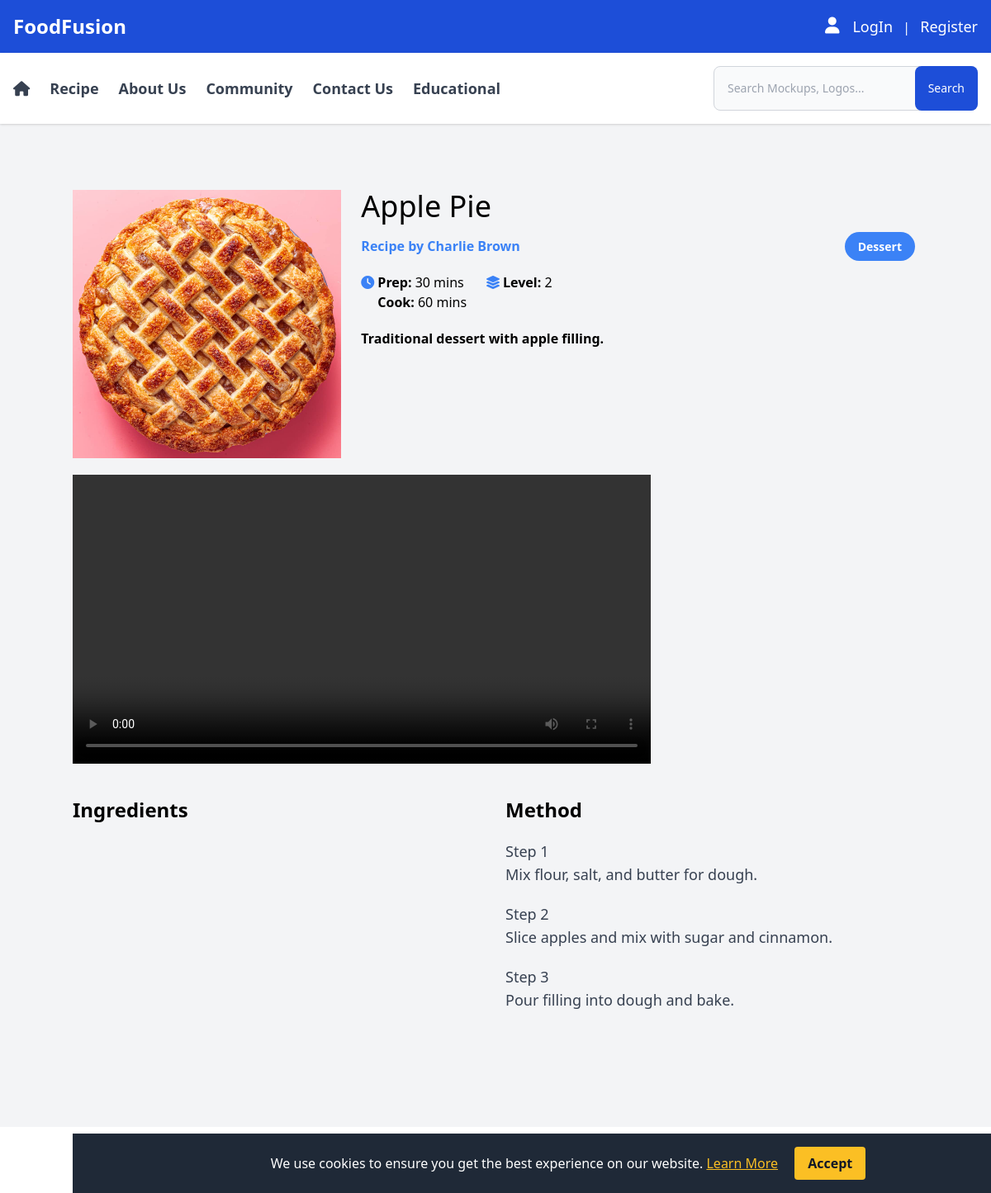
Page /recipes-details.php?id=6 on the committed database.
### tables this page shows
CREATE TABLE `recipes` (
  id INT(11) PRIMARY KEY AUTO_INCREMENT,
  user_id INT(11),
  image VARCHAR(500),
  recipe_name VARCHAR(500),
  description VARCHAR(500),
  preparation_time INT(11),
  cooking_time INT(11),
  instructions TEXT,
  tip VARCHAR(500),
  level INT(11) comment '1.easy 2.medium 3.hard',
  view_count BIGINT UNSIGNED DEFAULT 0,
  created_at TIMESTAMP DEFAULT CURRENT_TIMESTAMP,
  updated_at TIMESTAMP DEFAULT CURRENT_TIMESTAMP ON UPDATE CURRENT_TIMESTAMP,
  deleted_at TIMESTAMP NULL,
  FOREIGN KEY (user_id) REFERENCES user(id)
);

CREATE TABLE `user` (
  id INT(11) PRIMARY KEY AUTO_INCREMENT,
  first_name VARCHAR(500),
  last_name VARCHAR(500),
  password VARCHAR(500),
  email VARCHAR(500),
  phone VARCHAR(500),
  failed_attempts INT DEFAULT 0,
  lockout_until TIMESTAMP NULL DEFAULT NULL,
  created_at TIMESTAMP DEFAULT CURRENT_TIMESTAMP,
  updated_at TIMESTAMP DEFAULT CURRENT_TIMESTAMP ON UPDATE CURRENT_TIMESTAMP,
  deleted_at TIMESTAMP NULL
);

### recipes-details.php (the view, shortened to what this page needs)
<?php
include 'db.php';
$recipeId = isset($_GET['id']) ? intval($_GET['id']) : 0;
$recipeDetailsQuery = <<<QUERY
        SELECT
            r.id AS recipe_id,
            r.recipe_name,
            r.description,
            r.preparation_time,
            r.cooking_time,
            r.instructions,
            r.tip,
            r.level,
            r.image,
            u.first_name,
            u.last_name,
            CONCAT('[',
                GROUP_CONCAT(DISTINCT
                CONCAT('{\"id\":', c.id, ',\"name\":\"', c.name, '\"}')
            ), ']') AS categories,
            CONCAT('[', GROUP_CONCAT(
                DISTINCT CONCAT('{\"id\":', i.id, ',\"name\":\"', REPLACE(i.name, '\"', '\"'), '\",\"unit\":\"', i.unit, '\"}')
                ORDER BY i.id
            ), ']') AS ingredients,
            CONCAT('[', GROUP_CONCAT(
                DISTINCT CONCAT('{\"id\":', rs.id, ',\"step_name\":\"', REPLACE(rs.step_name, '\"', '\"'), '\",\"step_desc\":\"', REPLACE(rs.step_desc, '\"', '\"'), '\",\"sorting\":', rs.sorting, '}')
                ORDER BY rs.sorting
            ), ']') AS steps
        FROM
            recipes r
        LEFT JOIN recipes_category rc ON rc.recipe_id = r.id
        LEFT JOIN category c ON c.id = rc.category_id
        LEFT JOIN recipe_ingredients ri ON ri.recipe_id = r.id
        LEFT JOIN ingredients i ON i.id = ri.ingredients_id
        LEFT JOIN recipe_steps rs ON rs.recipe_id = r.id
        LEFT JOIN user u on u.id = r.user_id
        WHERE
            r.id = $recipeId
        GROUP BY
            r.id;
QUERY;
$recipeResult = $conn->query($recipeDetailsQuery);
if ($recipeResult && $recipeResult->num_rows > 0) {
    $recipe = $recipeResult->fetch_assoc();
    $categories = json_decode($recipe['categories'], true);
    $steps = json_decode(trim($recipe['steps'], ','), true) ?? [];
} else {
    echo "Recipe not found.";
    exit;
}
?>
<div class="max-w-7xl mx-auto my-10 py-10">
    <div class="grid grid-cols-3 gap-6">
        <div class="max-w-4xl">
            <img class="float-right w-full" src="<?= $recipe['image']; ?>" alt="<?= htmlspecialchars($recipe['recipe_name']); ?>">
        </div>
        <div class="col-span-2">
            <h1 class="text-4xl"><?= htmlspecialchars($recipe['recipe_name']); ?></h1>
            <div class="my-4 flex justify-between">
                <span class="font-bold text-blue-500">Recipe by <?= $recipe['first_name'] .' '. $recipe['last_name']; ?></span>
                <div>
                    <?php foreach ($categories as $category): ?>
                        <a href="#" class="py-2 px-4 no-underline rounded-full bg-blue-500 text-white font-semibold text-sm mr-1"><?= htmlspecialchars($category['name']); ?></a>
                    <?php endforeach; ?>
                </div>
            </div>
            <div class="flex items-baseline gap-6 my-5">
                <div class="flex items-baseline gap-1">
                    <i class="fa-solid fa-clock text-blue-500"></i>
                    <div>
                        <p class="font-bold">Prep: <span class="font-normal"><?= htmlspecialchars($recipe['preparation_time']); ?> mins</span></p>
                        <p class="font-bold">Cook: <span class="font-normal"><?= htmlspecialchars($recipe['cooking_time']); ?> mins</span></p>
                    </div>
                </div>
                <div class="flex items-center gap-1">
                    <i class="fa-solid fa-layer-group text-blue-500"></i>
                    <p class="font-bold">Level: <span class="font-normal"><?= htmlspecialchars($recipe['level']); ?></span></p>
                </div>
            </div>
            <div>
                <p class="font-semibold"><?= htmlspecialchars($recipe['description']); ?></p>
            </div>
        </div>
    </div>
    <div class="max-w-4xl my-5">
        <video width="700" height="200" controls>
            <source src="/assets/video/example_video.mp4" type="video/mp4">
        </video>
    </div>
    <div class="grid grid-cols-2 my-10 gap-6">
        <div>
            <h1 class="text-2xl font-bold">Ingredients</h1>
        </div>
        <div>
            <h1 class="text-2xl font-bold">Method</h1>
            <div class="my-5">
                <?php foreach ($steps as $step): ?>
                    <div class="my-5 text-lg font-medium text-gray-700">
                        <h1>Step <?= htmlspecialchars($step['sorting']); ?></h1>
                        <p><?= htmlspecialchars($step['step_desc']); ?></p>
                    </div>
                <?php endforeach; ?>
            </div>
        </div>
    </div>
</div>
<div id="cookieConsent" class="fixed bottom-0 w-full bg-gray-800 text-white text-center p-4 z-50">
    <p class="inline-block mr-4">
        We use cookies to ensure you get the best experience on our website.
        <a href="privacy-policy.html" class="text-yellow-400 underline">Learn More</a>
    </p>
    <button id="acceptCookies" class="bg-yellow-400 text-gray-900 font-bold py-2 px-4 rounded">
        Accept
    </button>
</div>
<?php
include 'layout.php';
?>

### rows in the picture
recipes: image (picture), recipe_name "Apple Pie", user.first_name "Charlie", user.last_name "Brown", preparation_time "30", cooking_time "60", level "2", description "Traditional dessert with apple filling."

### other values in the picture
$category['name'] "Dessert"
$step['sorting'] "1"
$step['step_desc'] "Mix flour, salt, and butter for dough."
$step['sorting'] "2"
$step['step_desc'] "Slice apples and mix with sugar and cinnamon."
$step['sorting'] "3"
$step['step_desc'] "Pour filling into dough and bake."
